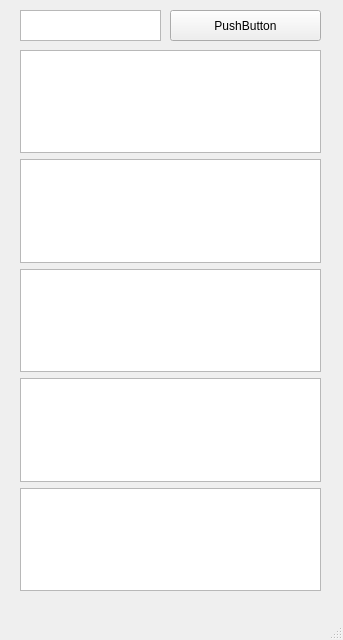
<?xml version="1.0" encoding="UTF-8"?>
<ui version="4.0">
 <class>MainWindow</class>
 <widget class="QMainWindow" name="MainWindow">
  <property name="geometry">
   <rect>
    <x>0</x>
    <y>0</y>
    <width>343</width>
    <height>640</height>
   </rect>
  </property>
  <property name="windowTitle">
   <string>MainWindow</string>
  </property>
  <!-- //I am booored-->>
  <widget class="QWidget" name="centralwidget">
   <widget class="QTextEdit" name="textEdit_4">
    <property name="geometry">
     <rect>
      <x>20</x>
      <y>10</y>
      <width>141</width>
      <height>31</height>
     </rect>
    </property>
   </widget>
   <widget class="QPushButton" name="pushButton">
    <property name="geometry">
     <rect>
      <x>170</x>
      <y>10</y>
      <width>151</width>
      <height>31</height>
     </rect>
    </property>
    <property name="text">
     <string>PushButton</string>
    </property>
   </widget>
   <widget class="QWidget" name="verticalLayoutWidget">
    <property name="geometry">
     <rect>
      <x>20</x>
      <y>50</y>
      <width>301</width>
      <height>541</height>
     </rect>
    </property>
    <layout class="QVBoxLayout" name="verticalLayout">
     <item>
      <widget class="QTextEdit" name="textEdit"/>
     </item>
     <item>
      <widget class="QTextEdit" name="textEdit_3"/>
     </item>
     <item>
      <widget class="QTextEdit" name="textEdit_2"/>
     </item>
     <item>
      <widget class="QTextEdit" name="textEdit_5"/>
     </item>
     <item>
      <widget class="QTextEdit" name="textEdit_6"/>
     </item>
    </layout>
   </widget>
  </widget>
  <widget class="QMenuBar" name="menubar">
   <property name="geometry">
    <rect>
     <x>0</x>
     <y>0</y>
     <width>343</width>
     <height>22</height>
    </rect>
   </property>
  </widget>
  <widget class="QStatusBar" name="statusbar"/>
 </widget>
 <resources/>
 <connections/>
</ui>
